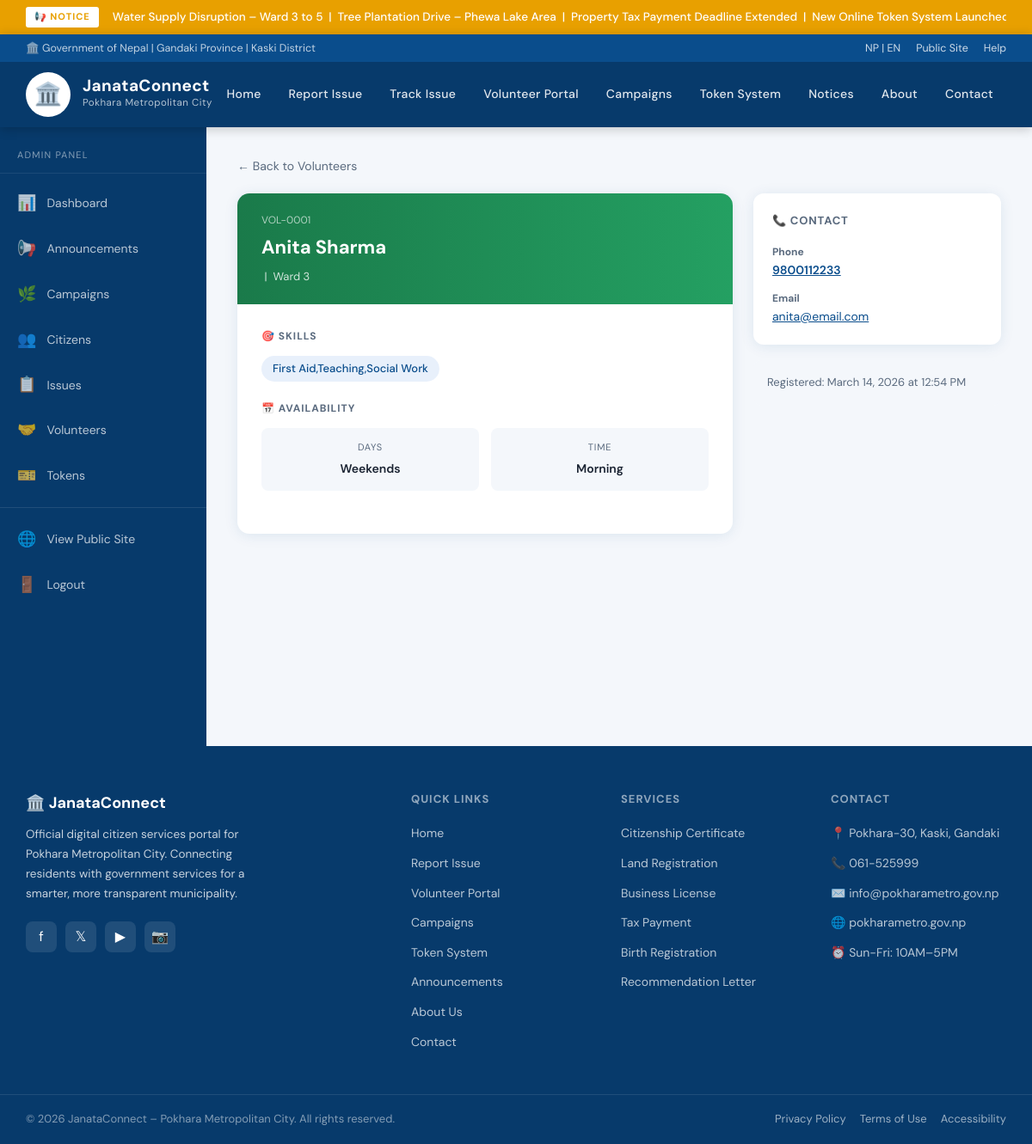
The app's page /admin/volunteer_detail.php?id=1 (signed in) with its own data.
### tables this page shows
CREATE TABLE IF NOT EXISTS volunteers (
    id INT AUTO_INCREMENT PRIMARY KEY,
    name VARCHAR(120) NOT NULL,
    dob DATE,
    gender VARCHAR(20),
    citizenship_no VARCHAR(60),
    phone VARCHAR(20) NOT NULL,
    email VARCHAR(120),
    address VARCHAR(300),
    ward VARCHAR(10),
    skills TEXT,
    other_skills VARCHAR(300),
    availability_days VARCHAR(100),
    availability_time VARCHAR(100),
    has_experience TINYINT(1) DEFAULT 0,
    prev_organization VARCHAR(200),
    emergency_contact VARCHAR(120),
    emergency_phone VARCHAR(20),
    agreed TINYINT(1) DEFAULT 0,
    created_at TIMESTAMP DEFAULT CURRENT_TIMESTAMP
);

### admin/volunteer_detail.php (the view, shortened to what this page needs)
<?php
$conn = getDB();
$id = (int)($_GET['id'] ?? 0);
$res = $conn->query("SELECT * FROM volunteers WHERE id=$id LIMIT 1");
$v = $res->fetch_assoc();
?>
<!DOCTYPE html>
<html lang="en">
<head>
  <link rel="stylesheet" href="../css/style.css">
</head>
<body>
<?php include '../includes/header.php'; ?>
<div class="admin-layout">
  <?php include 'sidebar.php'; ?>
  <main class="admin-main">
    <div style="margin-bottom:20px;">
      <a href="volunteers.php" style="color:#5a6a7e;text-decoration:none;font-size:14px;">← Back to Volunteers</a>
    </div>
    <div style="display:grid;grid-template-columns:2fr 1fr;gap:24px;align-items:start;">
      <div style="background:white;border-radius:14px;box-shadow:var(--shadow);overflow:hidden;">
        <div style="background:linear-gradient(90deg,#1a7a4a,#24a062);padding:22px 28px;color:white;">
          <div style="font-size:12px;color:rgba(255,255,255,0.65);margin-bottom:4px;">VOL-<?= str_pad($id, 4, '0', STR_PAD_LEFT) ?></div>
          <h2 style="font-size:22px;font-weight:700;"><?= htmlspecialchars($v['name']) ?></h2>
          <div style="font-size:13px;color:rgba(255,255,255,0.8);margin-top:6px;">
            &nbsp;|&nbsp; Ward <?= htmlspecialchars($v['ward'] ?? '—') ?>
          </div>
        </div>
        <div style="padding:28px;">
          <?php if ($v['skills']): ?>
          <h4 style="font-size:12px;text-transform:uppercase;letter-spacing:1px;color:#5a6a7e;margin-bottom:12px;">🎯 Skills</h4>
          <div style="display:flex;flex-wrap:wrap;gap:8px;margin-bottom:22px;">
            <?php foreach (explode(', ', $v['skills']) as $skill): ?>
            <span style="background:#e8f0fb;color:#0a4d8c;padding:5px 13px;border-radius:20px;font-size:13px;font-weight:500;"><?= htmlspecialchars($skill) ?></span>
            <?php endforeach; ?>
          </div>
          <?php endif; ?>
          <h4 style="font-size:12px;text-transform:uppercase;letter-spacing:1px;color:#5a6a7e;margin-bottom:12px;">📅 Availability</h4>
          <div style="display:grid;grid-template-columns:1fr 1fr;gap:14px;margin-bottom:22px;">
            <div style="background:#f4f7fb;border-radius:8px;padding:14px;text-align:center;">
              <div style="font-size:11px;color:#5a6a7e;text-transform:uppercase;letter-spacing:0.8px;margin-bottom:5px;">Days</div>
              <div style="font-size:14px;font-weight:600;"><?= htmlspecialchars($v['availability_days'] ?? '—') ?></div>
            </div>
            <div style="background:#f4f7fb;border-radius:8px;padding:14px;text-align:center;">
              <div style="font-size:11px;color:#5a6a7e;text-transform:uppercase;letter-spacing:0.8px;margin-bottom:5px;">Time</div>
              <div style="font-size:14px;font-weight:600;"><?= htmlspecialchars($v['availability_time'] ?? '—') ?></div>
            </div>
          </div>
        </div>
      </div>
      <div style="display:flex;flex-direction:column;gap:18px;">
        <div style="background:white;border-radius:12px;padding:22px;box-shadow:var(--shadow);">
          <h4 style="font-size:13px;font-weight:700;text-transform:uppercase;letter-spacing:0.8px;color:#5a6a7e;margin-bottom:16px;">📞 Contact</h4>
          <div style="display:flex;flex-direction:column;gap:12px;font-size:14px;">
            <div>
              <strong style="font-size:12px;color:#5a6a7e;display:block;">Phone</strong>
              <a href="tel:<?= htmlspecialchars($v['phone']) ?>" style="color:#0a4d8c;font-weight:600;"><?= htmlspecialchars($v['phone']) ?></a>
            </div>
            <?php if ($v['email']): ?>
            <div>
              <strong style="font-size:12px;color:#5a6a7e;display:block;">Email</strong>
              <a href="mailto:<?= htmlspecialchars($v['email']) ?>" style="color:#0a4d8c;"><?= htmlspecialchars($v['email']) ?></a>
            </div>
            <?php endif; ?>
          </div>
        </div>
        <div style="background:#f4f7fb;border-radius:10px;padding:16px;font-size:13px;color:#5a6a7e;">
          Registered: <?= date('F j, Y \a\t g:i A', strtotime($v['created_at'])) ?>
        </div>
      </div>
    </div>
  </main>
</div>
<?php include '../includes/footer.php'; ?>

### css/style.css (style rules this page uses)
:root { --primary: #0a4d8c; --primary-dark: #073a6b; --primary-light: #1a6bbf; --accent: #e8a000; --accent-light: #f5c842; --red: #c0392b; --green: #1a7a4a; --text: #1a2332; --text-muted: #5a6a7e; --bg: #f4f7fb; --bg-white: #ffffff; --border: #d0dce8; --shadow: 0 2px 16px rgba(10,77,140,0.10); --shadow-md: 0 4px 32px rgba(10,77,140,0.14); --radius: 10px; --radius-lg: 18px; --transition: 0.22s ease; }
*, *::before, *::after { box-sizing: border-box; margin: 0; padding: 0; }
html { scroll-behavior: smooth; }
body { font-family: 'DM Sans', 'Mukta', sans-serif; background: var(--bg); color: var(--text); line-height: 1.6; min-height: 100vh; }
.admin-layout { display: grid; grid-template-columns: 240px 1fr; min-height: calc(100vh - 80px); }
.admin-main { padding: 32px 36px; background: var(--bg); }

### records on screen
volunteers: name "Anita Sharma", ward "3", skills "First Aid,Teaching,Social Work", availability_days "Weekends", availability_time "Morning", phone "9800112233", email "anita@email.com", created_at "March 14, 2026 at 12:54 PM"

### other values on screen
$_ticker_text "Water Supply Disruption – Ward 3 to 5 | Tree Plantation Drive – Phewa Lake Area | Property Tax Payment Deadline Extended | New Online Token System…"
str_pad($id, 4, '0', STR_PAD_LEFT) "0001"
